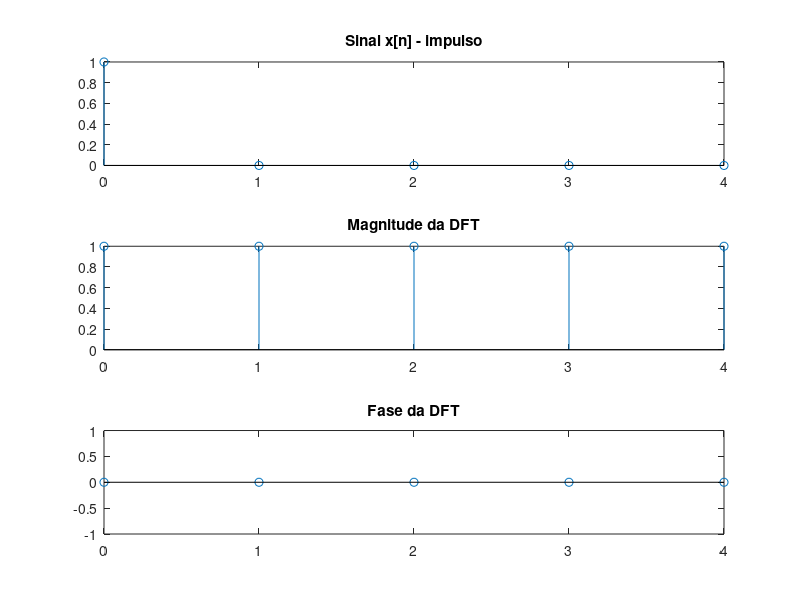

Source code (MATLAB):
N=5;
n=0:N-1;
x=[1 0 0 0 0];
figure(1)
subplot(311);
stem(n,x)
title('Sinal x[n] - impulso');
k=0:N-1;
X=fft(x);
subplot(312);
stem(k,abs(X))
title('Magnitude da DFT');
subplot(313);
stem(k,angle(X))
title('Fase da DFT');
